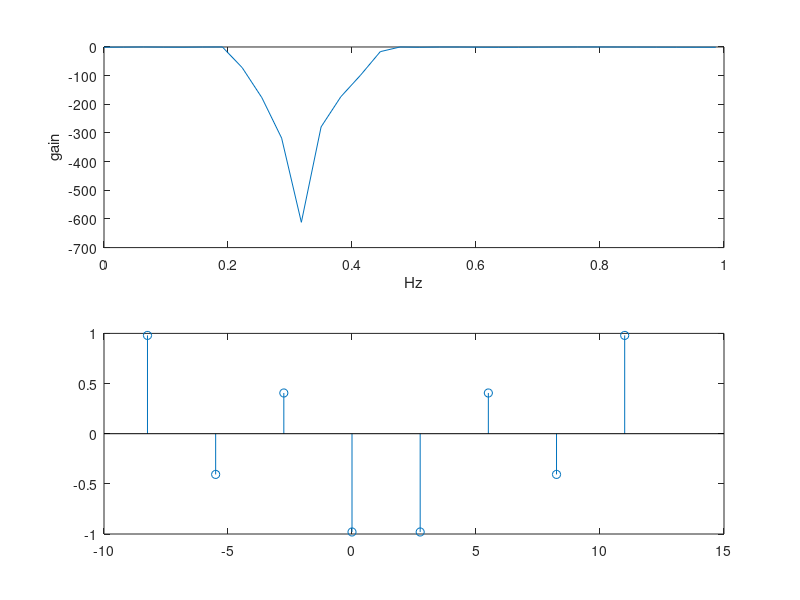

Recreate this plot in MATLAB.
% textbook problems: 5.M-8, 5.M-9, 9.M-4

% 5.M-8

% a
% Deisng an eigth-order digital lowpass filter with Ohm = pi/3

n = 8
Wc = pi/3 %cutoff
wn = Wc/10*pi
[b, a] = butter(n, wn)
w = 0:.1:pi
[h, om] = freqz(b, a, w)
m = 20*log(abs(h)) % magnitude
subplot(2, 1, 1);
plot(om/pi, m)
xlabel('Hz')
ylabel('gain');
subplot(2, 1, 2);
zplane(b, a)

% b
% Deisng an eigth-order digital highpass filter with Ohm = pi/3

n = 8
Wc = pi/3 %cutoff
wn = Wc/10*pi
[b, a] = butter(n, wn, 'high')
w = 0:.1:pi
[h, om] = freqz(b, a, w)
m = 20*log(abs(h)) % magnitude
subplot(2, 1, 1);
plot(om/pi, m)
xlabel('Hz')
ylabel('gain');
subplot(2, 1, 2);
zplane(b, a)


% c
% Deisng an eigth-order digital bandpass filter between 5pi/24 and 11pi/24

n = 8
Wc1 = 5*pi/24 %lower cutoff
Wc2 = 11*pi/24 %upper cutoff
W1 = Wc1/10*pi
W2 = Wc2/10*pi
wn = [W1 W2]
[b, a] = butter(n, wn)
w = 0:.1:pi
[h, om] = freqz(b, a, w)
m = 20*log(abs(h)) % magnitude
subplot(2, 1, 1);
plot(om/pi, m)
xlabel('Hz')
ylabel('gain');
subplot(2, 1, 2);
zplane(b, a)

% d
% Deisng an eigth-order digital stoppass filter between 5pi/24 and 11pi/24

n = 8
Wc1 = 5*pi/24 %lower cutoff
Wc2 = 11*pi/24 %upper cutoff
W1 = Wc1/10*pi
W2 = Wc2/10*pi
wn = [W1 W2]
[b, a] = butter(n, wn, 'stop')
% stop filter;
w = 0:.1:pi
[h, om] = freqz(b, a, w)
m = 20*log(abs(h)) % magnitude
subplot(2, 1, 1);
plot(om/pi, m)
xlabel('Hz')
ylabel('gain');
subplot(2, 1, 2);
zplane(b, a)

%5.M-9
% redo 5.M-8 with chebyl

% a
n = 8
% 20*log(1+rp) =Rp, Rp = 3
rp = 0.414
Wc = pi/3 %cutoff
wn = Wc/10*pi
[b, a] = cheby1(n, rp, wn)
w = 0:.1:pi
[h, om] = freqz(b, a, w)
m = 20*log(abs(h)) % magnitude
subplot(2, 1, 1);
plot(om/pi, m)
xlabel('Hz')
ylabel('gain');
subplot(2, 1, 2);
zplane(b, a)

% b
n = 8
% 20*log(1+rp) =Rp, Rp = 3
rp = 0.414
Wc = pi/3 %cutoff
wn = Wc/10*pi
[b, a] = cheby1(n, rp, wn, 'high')
w = 0:.1:pi
[h, om] = freqz(b, a, w)
m = 20*log(abs(h)) % magnitude
subplot(2, 1, 1);
plot(om/pi, m)
xlabel('Hz')
ylabel('gain');
subplot(2, 1, 2);
zplane(b, a)

% c
n = 8
% 20*log(1+rp) =Rp, Rp = 3
rp = 0.414
Wc1 = 5*pi/24 %lower cutoff
Wc2 = 11*pi/24 %upper cutoff
W1 = Wc1/10*pi
W2 = Wc2/10*pi
wn = [W1 W2]
[b, a] = cheby1(n, rp, wn)
w = 0:.1:pi
[h, om] = freqz(b, a, w)
m = 20*log(abs(h)) % magnitude
subplot(2, 1, 1);
plot(om/pi, m)
xlabel('Hz')
ylabel('gain');
subplot(2, 1, 2);
zplane(b, a)

% d
n = 8
% 20*log(1+rp) =Rp, Rp = 3
rp = 0.414
Wc1 = 5*pi/24 %lower cutoff
Wc2 = 11*pi/24 %upper cutoff
W1 = Wc1/10*pi
W2 = Wc2/10*pi
wn = [W1 W2]
[b, a] = cheby1(n, rp, wn, 'stop')
w = 0:.1:pi
[h, om] = freqz(b, a, w)
m = 20*log(abs(h)) % magnitude
subplot(2, 1, 1);
plot(om/pi, m)
xlabel('Hz')
ylabel('gain');
subplot(2, 1, 2);
zplane(b, a)

% 9.M-4
% using equation
% 1/M * M-1 sum to k = 0 (H(k)e^((j*2*pi*n*k)/M))
% H(k) = H_k[2*pi/M(k + alpha)]*e^(j*w_h*k)
M = 8
alpha = (M-1)/2;
k1 = 0:floor((M-1)/2);
k2 = floor((M-1)/2)+1:M-1;
k = 0:M-1;
Hr = [0,3,0,3,0,3,0,3];
wn = [-alpha*2*pi*k1/M alpha*2*pi*(M-k2)/M];
H = Hr.*exp(j*wn);
h = real(ifft(H,M));
disp(h)
stem(wn, h)